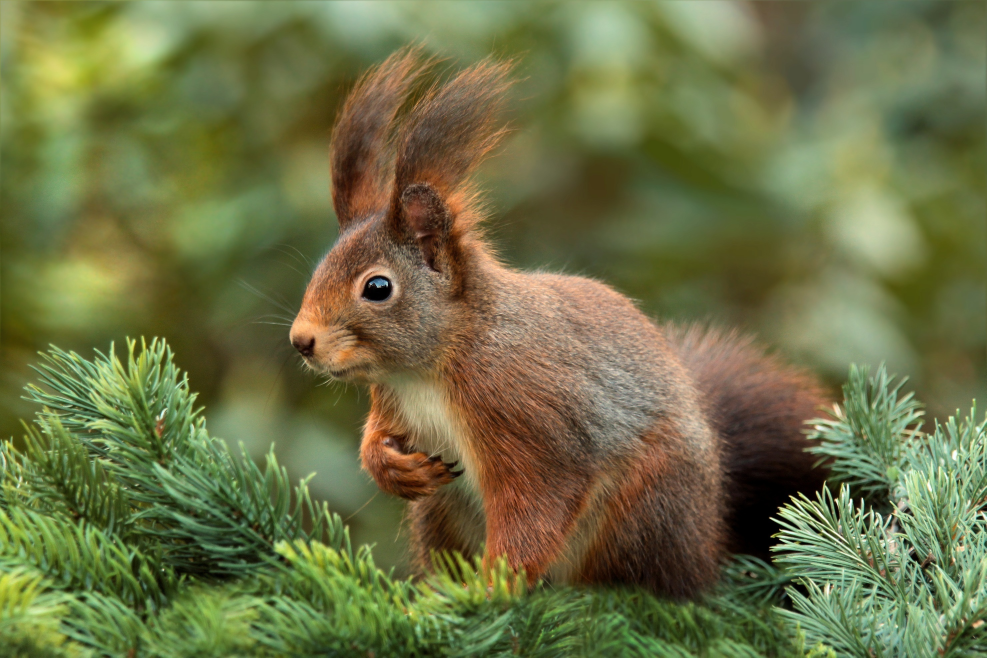
#> input picture zero_to_deep_learning_video/data/generator/class 0/squirrel.jpeg, 2959 x 1973 px, given in place of the camera (shown at 1/3 size)
$ jupyter execute flow.ipynb
#> lines starting #> are read from the running program, lines starting #| are printed output that depends on the picture
[cell 1]
import cv2
import numpy as np

[cell 2]
# Define a function to track the object
def start_tracking():
    # Initialize the video capture object
    cap = cv2.VideoCapture(0)

    # Define the scaling factor for the frames
    scaling_factor = 0.40

    # Number of frames to track
    num_frames_to_track = 5

    # Skipping factor
    num_frames_jump = 2

    # Initialize variables
    tracking_paths = []
    frame_index = 0

    # Define tracking parameters
    tracking_params = dict(winSize  = (11, 11), maxLevel = 2,
            criteria = (cv2.TERM_CRITERIA_EPS | cv2.TERM_CRITERIA_COUNT,
                10, 0.03))

    # Iterate until the user hits the 'Esc' key
    while True:
        # Capture the current frame
        _, frame = cap.read()
#> frame is the input picture: shape (1973, 2959, 3); mean B, G, R 69.3, 113.3, 109.2

        # Resize the frame
        frame = cv2.resize(frame, None, fx=scaling_factor,
                fy=scaling_factor, interpolation=cv2.INTER_AREA)
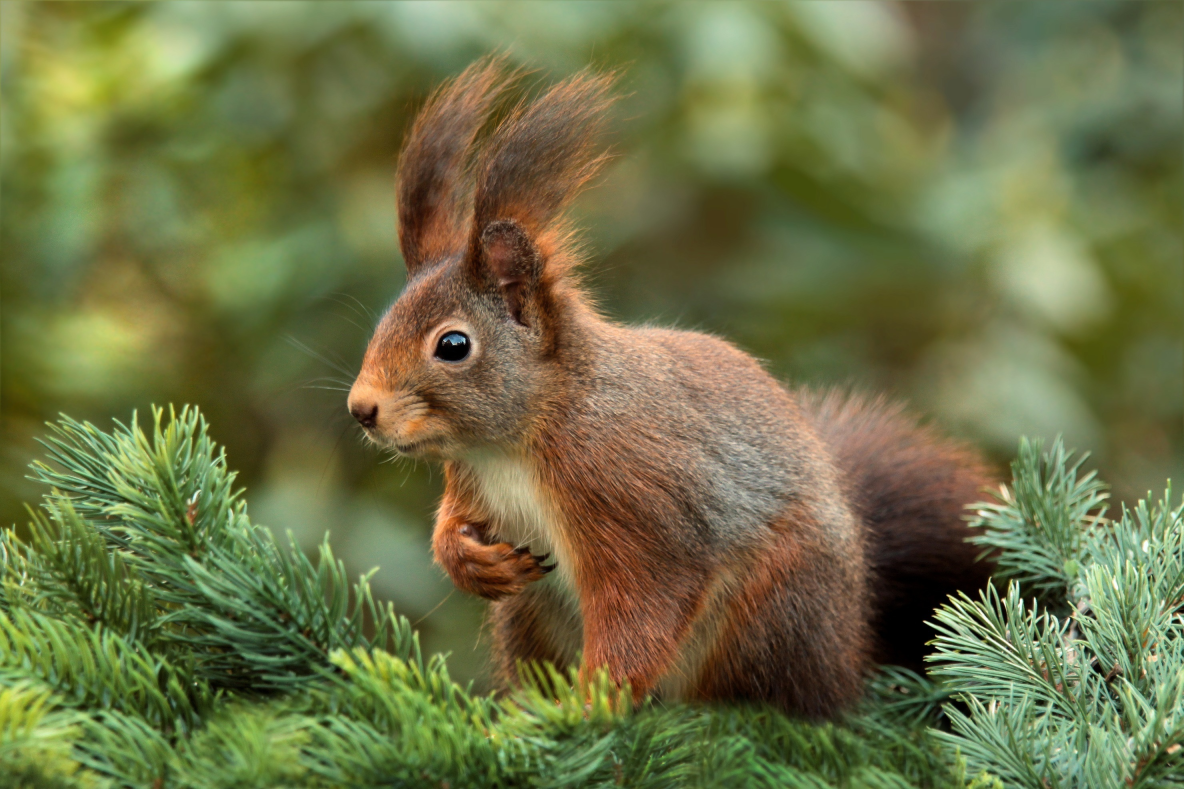
#> frame: shape (789, 1184, 3); mean B, G, R 69.3, 113.3, 109.2

        # Convert to grayscale
        frame_gray = cv2.cvtColor(frame, cv2.COLOR_BGR2GRAY)
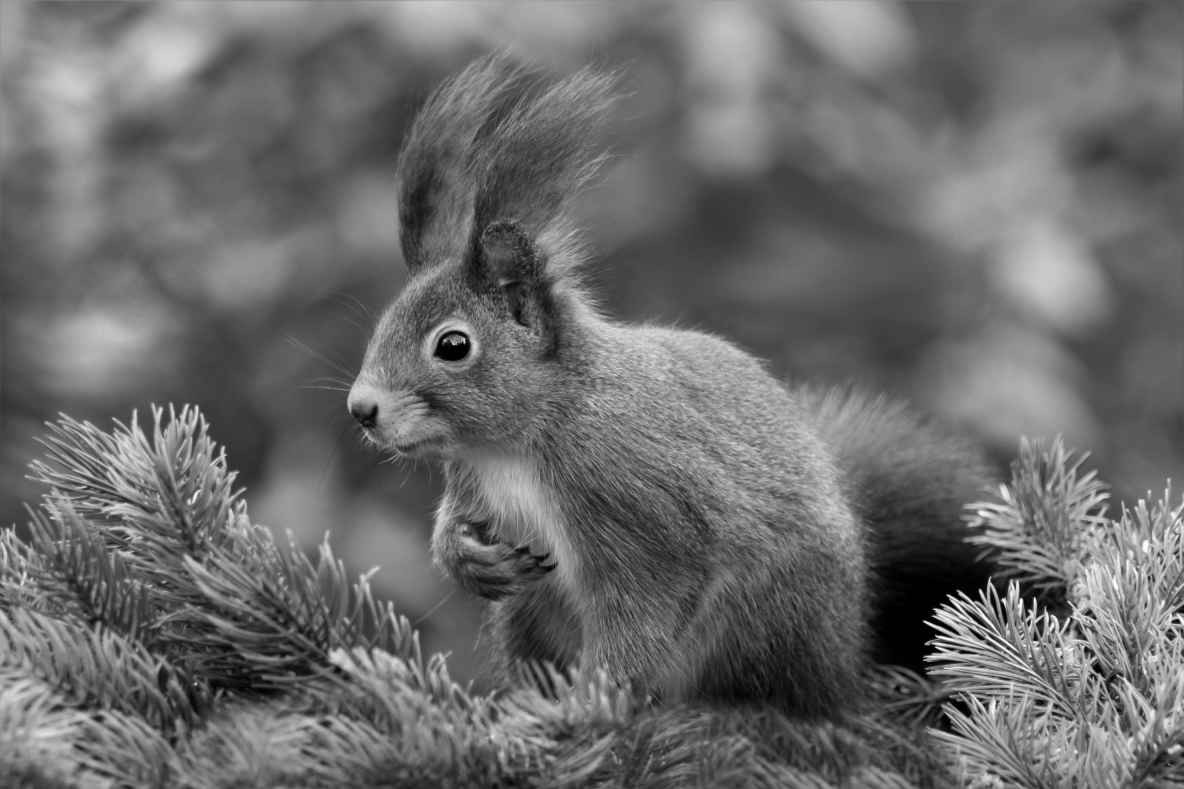
#> frame_gray: shape (789, 1184); min 0, max 252, mean 107.1

        # Create a copy of the frame
        output_img = frame.copy()

        if len(tracking_paths) > 0:
            # Get images
            prev_img, current_img = prev_gray, frame_gray

            # Organize the feature points
            feature_points_0 = np.float32([tp[-1] for tp in \
                    tracking_paths]).reshape(-1, 1, 2)

            # Compute optical flow
            feature_points_1, _, _ = cv2.calcOpticalFlowPyrLK(
                    prev_img, current_img, feature_points_0,
                    None, **tracking_params)

            # Compute reverse optical flow
            feature_points_0_rev, _, _ = cv2.calcOpticalFlowPyrLK(
                    current_img, prev_img, feature_points_1,
                    None, **tracking_params)

            # Compute the difference between forward and
            # reverse optical flow
            diff_feature_points = abs(feature_points_0 - \
                    feature_points_0_rev).reshape(-1, 2).max(-1)

            # Extract the good points
            good_points = diff_feature_points < 1

            # Initialize variable
            new_tracking_paths = []

            # Iterate through all the good feature points
            for tp, (x, y), good_points_flag in zip(tracking_paths,
                        feature_points_1.reshape(-1, 2), good_points):
                # If the flag is not true, then continue
                if not good_points_flag:
                    continue

                # Append the X and Y coordinates and check if
                # its length greater than the threshold
                tp.append((x, y))
                if len(tp) > num_frames_to_track:
                    del tp[0]

                new_tracking_paths.append(tp)

                # Draw a circle around the feature points
                cv2.circle(output_img, (x, y), 3, (0, 255, 0), -1)

            # Update the tracking paths
            tracking_paths = new_tracking_paths

            # Draw lines
            cv2.polylines(output_img, [np.int32(tp) for tp in \
                    tracking_paths], False, (0, 150, 0))

        # Go into this 'if' condition after skipping the
        # right number of frames
        if not frame_index % num_frames_jump:
            # Create a mask and draw the circles
            mask = np.zeros_like(frame_gray)
            mask[:] = 255
            for x, y in [np.int32(tp[-1]) for tp in tracking_paths]:
                cv2.circle(mask, (x, y), 6, 0, -1)

            # Compute good features to track
            feature_points = cv2.goodFeaturesToTrack(frame_gray,
                    mask = mask, maxCorners = 500, qualityLevel = 0.3,
                    minDistance = 7, blockSize = 7)
#> feature_points = 73 rows, first 8: [1002, 599], [1030, 612], [1178, 621], [462, 340], [1036, 638], [935, 611], [1070, 617], [1058, 645]

            # Check if feature points exist. If so, append them
            # to the tracking paths
            if feature_points is not None:
                for x, y in np.float32(feature_points).reshape(-1, 2):
                    tracking_paths.append([(x, y)])
#> this loop made 73 passes
#> (x, y) on passes 1 to 12: (1002, 599), (1030, 612), (1178, 621), (462, 340), (1036, 638), (935, 611), (1070, 617), (1058, 645), (1174, 615), (1051, 617), (1086, 646), (1090, 676)
#> after the loop, tracking_paths = 73 items

        # Update variables
        frame_index += 1
        prev_gray = frame_gray

        # Display output
        cv2.imshow('Optical Flow', output_img)

        # Check if the user hit the 'Esc' key
        c = cv2.waitKey(1)
#> (key Esc is pressed here)
        if c == 27:
            break

if __name__ == '__main__':
	# Start the tracker
    start_tracking()

    # Close all the windows
    cv2.destroyAllWindows()
